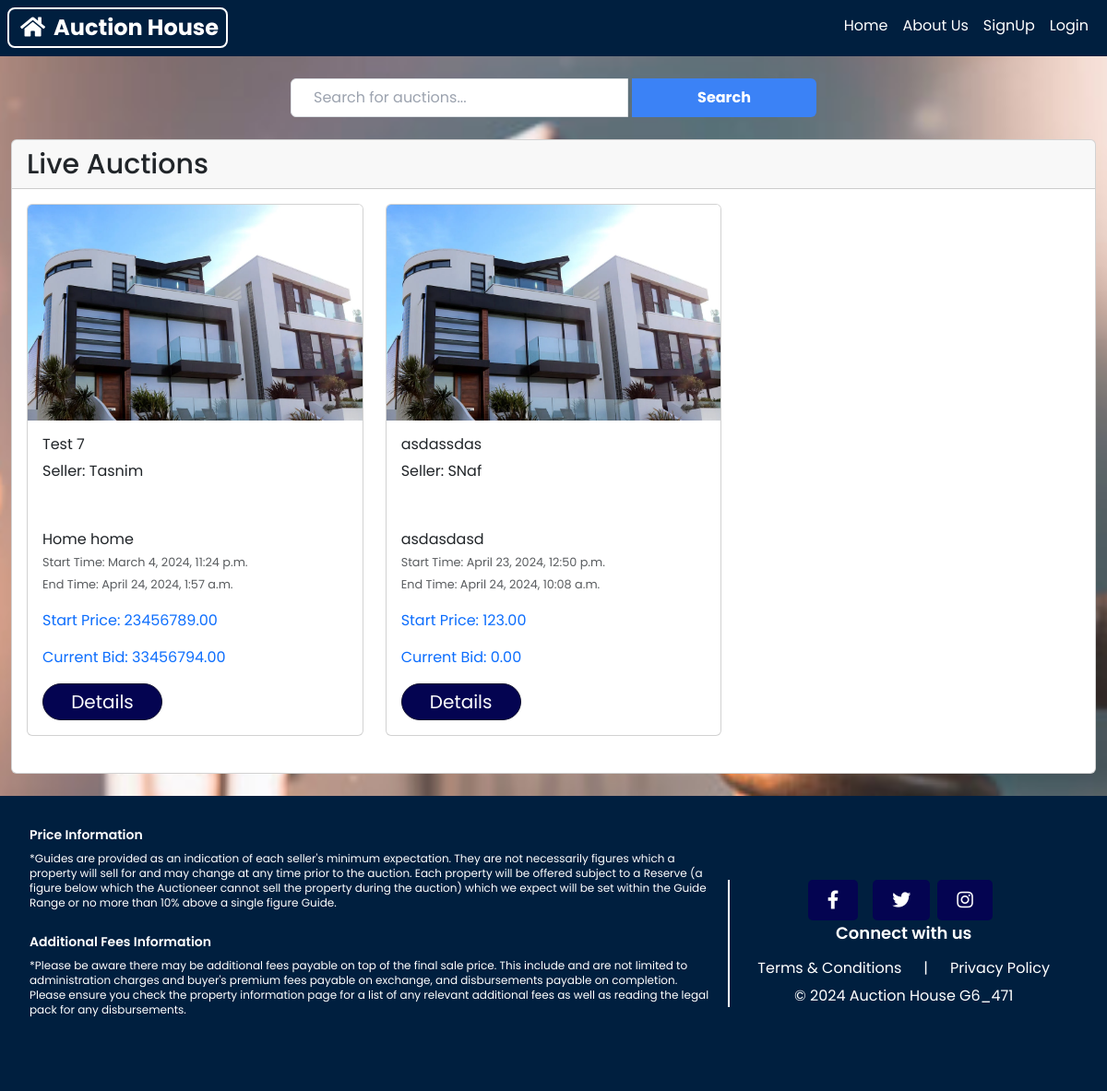
The page /live-auction-items/ on the database its author committed.
### website/models.py (models this page shows, shortened)
class AuctionItem(models.Model):
    title = models.CharField(max_length=255)
    description = models.TextField()
    address = models.CharField(max_length=255)
    start_price = models.DecimalField(max_digits=10, decimal_places=2)
    current_bid = models.DecimalField(max_digits=10, decimal_places=2, default=0.00)
    current_bid_by = models.ForeignKey(User, on_delete=models.CASCADE,null=True, blank=True, related_name='bids_made')
    created_by = models.ForeignKey(User, on_delete=models.CASCADE, related_name='auction_items_created')
    start_time = models.DateTimeField(blank=True, null=True)
    end_time = models.DateTimeField(blank=True, null=True)
    image = models.ImageField(upload_to='auction_item_images/', blank=True, null=True)
    winner = models.ForeignKey(User, on_delete=models.SET_NULL, blank=True, null=True, related_name='won_auctions')
    house_size = models.IntegerField(null=True, blank=True)
    floor_count = models.IntegerField(null=True, blank=True)
    house_type = models.CharField(max_length=15, choices=h_type, null=True, blank=True)
    sketchfab_script = models.TextField(blank=True, null=True)
    APPROVAL_CHOICES = [
        ('pending', 'Pending'),
        ('approved', 'Approved'),
        ('rejected', 'Rejected'),
    ]
    approval_status = models.CharField(max_length=10, choices=APPROVAL_CHOICES, default='pending')

### website/views.py (the view)
# urls.py: path('live-auction-items/', views.live_auction_items, name='live_auction_items'),
def live_auction_items(request):
    current_time = timezone.now()
    live_auctions = AuctionItem.objects.filter(approval_status='approved', start_time__lte=current_time, end_time__gt=current_time)
    return render(request, 'live_auction_items.html', {'live_auctions': live_auctions})

### website/templates/live_auction_items.html (shortened to what this page needs)
{% extends 'base.html' %}
{% block content %}
<div class="flex justify-center items-center mt-6 mb-4">
    <form action="{% url 'website:search_live_auctions' %}" method="GET" class="flex flex-row gap-2">
        <input type="text" placeholder="Search for auctions..." name="query" required class="border border-gray-300 px-4 py-2 rounded-l-md focus:outline-none focus:border-blue-500">
        <button type="submit" class="bg-blue-500 hover:bg-blue-600 text-white font-bold py-2 px-0 rounded-r-md -ml-1">Search</button>
    </form>
</div>
    <div class="card-deck">
        <div class="card">
            <div class="card-header">
                <h2>Live Auctions</h2>
            </div>
            <div class="card-body">
                <div class="row">
                    {% for auction in live_auctions %}
                    <div class="col-md-4 mb-4">
                        <div class="card">
                            {% if auction.image %}
                            <img src="{{ auction.image.url }}" alt="{{ auction.title }} Image" class="card-img-top">
                            {% endif %}
                            <div class="card-body">
                                <h3 class="card-title">{{ auction.title }}</h3>
                                <p class="card-text text-dark">Seller: <a href="{% url 'website:seller_profile' seller_id=auction.created_by.buyer_seller.user_id %}">{{ auction.created_by.username }}</a></p>
                                <p class="card-text text-dark mb-0">{{ auction.description|truncatewords:15 }}</p>
                                <p class="card-text mb-3">
                                    <small class="text-muted">
                                        Start Time: <span class="start-time">{{ auction.start_time }}</span><br>
                                        End Time: {{ auction.end_time }}
                                    </small>
                                </p>
                                <p class="card-text font-weight-bold text-primary mb-3">
                                    Start Price: {{ auction.start_price}}<br>
                                </p>
                                <p class="card-text font-weight-bold text-primary mb-3">
                                    Current Bid: {{ auction.current_bid }}</p>
                                <a href="{% url 'website:auction_detail' auction.id %}" class="btn btn-sm btn-primary">Details</a>
                            </div>
                        </div>
                    </div>
                    {% endfor %}
                </div>
            </div>
        </div>
    </div>
</div>
{% endblock %}

### static/base.css (style rules this page uses)
body { font-family: Arial, sans-serif; background-image: url("bg5.jpg"); background-size: cover; background-position: center; background-repeat: no-repeat; min-height: 250vh; }
* { font-family: "Poppins", sans-serif; box-sizing: border-box; }
.container h2 { font-weight: 500; font-display: flex; font-size: 30px; }
.container p { color: white; margin-bottom: 50px; }
.btn { font-size: 20px; color: #fff; background-color: rgb(4, 4, 81); text-decoration: none; border-radius: 5px; transition: all 0.3s ease; }
.btn-primary { width: 130px; border-color: #0f0f2d; border-radius: 30px; margin-right: 8px; }
form button { margin-left: calc(50% - 100px); width: 200px; }

### rows shown on the page
AuctionItem: image (picture), title "Test 7", created_by.username "Tasnim", description "Home home", start_time "March 4, 2024, 11:24 p.m.", end_time "April 24, 2024, 1:57 a.m.", start_price "23456789.00", current_bid "33456794.00"
AuctionItem: image (picture), title "asdassdas", created_by.username "SNaf", description "asdasdasd", start_time "April 23, 2024, 12:50 p.m.", end_time "April 24, 2024, 10:08 a.m.", start_price "123.00", current_bid "0.00"
